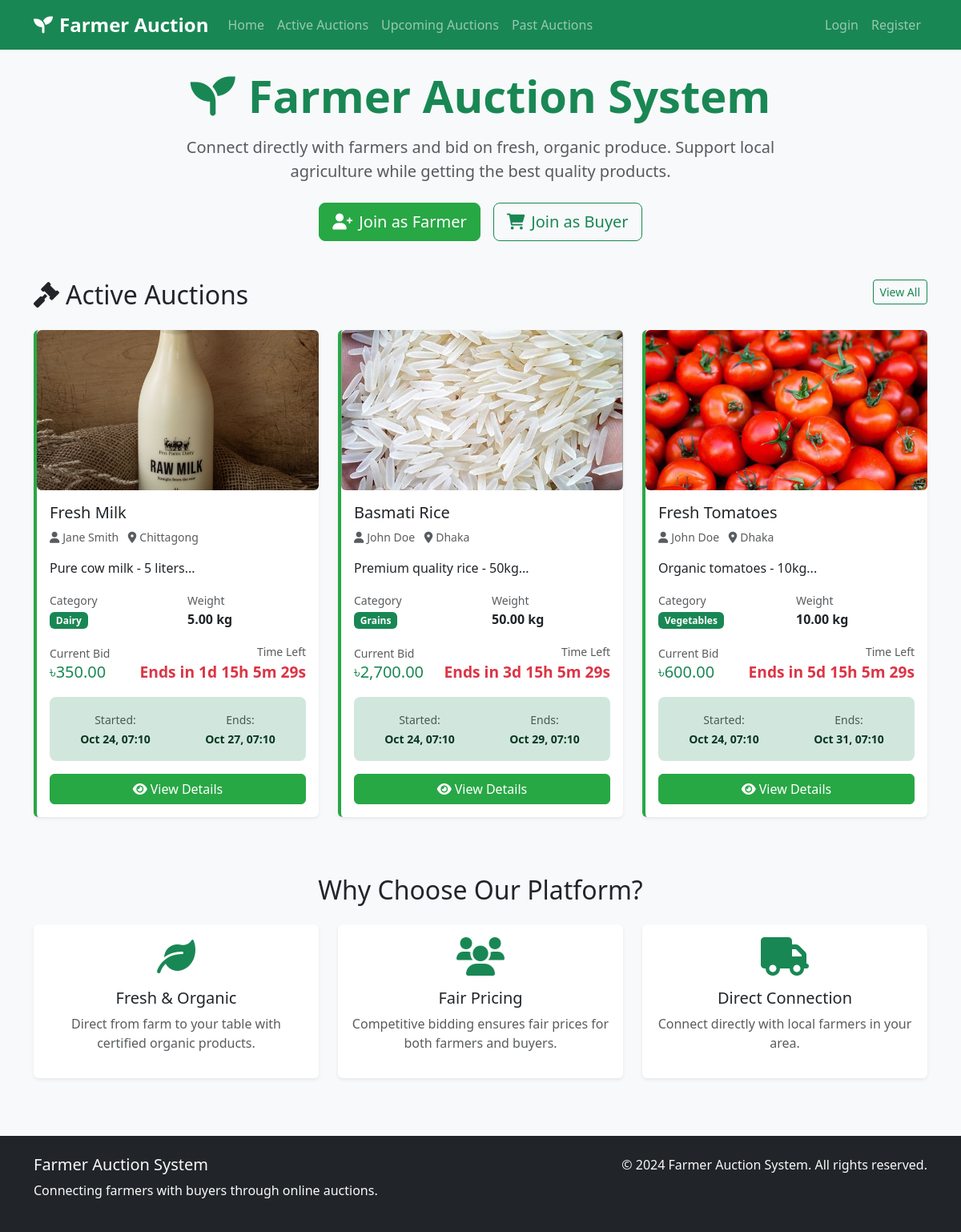
The page / on the database its author committed.
### tables this page shows
CREATE TABLE IF NOT EXISTS Auctions (
    auction_id INT PRIMARY KEY AUTO_INCREMENT,
    product_id INT NOT NULL,
    start_time DATETIME NOT NULL,
    end_time DATETIME NOT NULL,
    status ENUM('Active', 'Closed', 'Cancelled') DEFAULT 'Active',
    current_highest_bid DECIMAL(10,2) DEFAULT 0,
    created_at TIMESTAMP DEFAULT CURRENT_TIMESTAMP,
    FOREIGN KEY (product_id) REFERENCES Products(product_id) ON DELETE CASCADE
);

CREATE TABLE IF NOT EXISTS Products (
    product_id INT PRIMARY KEY AUTO_INCREMENT,
    farmer_id INT NOT NULL,
    product_name VARCHAR(100) NOT NULL,
    description TEXT,
    category VARCHAR(50),
    starting_bid DECIMAL(10,2) NOT NULL,
    weight DECIMAL(10,2),
    certification VARCHAR(50),
    created_at TIMESTAMP DEFAULT CURRENT_TIMESTAMP,
    FOREIGN KEY (farmer_id) REFERENCES Farmers(farmer_id) ON DELETE CASCADE
);

CREATE TABLE IF NOT EXISTS Farmers (
    farmer_id INT PRIMARY KEY AUTO_INCREMENT,
    name VARCHAR(100) NOT NULL,
    email VARCHAR(100) UNIQUE NOT NULL,
    password VARCHAR(255) NOT NULL,
    phone VARCHAR(20),
    address TEXT,
    farm_location VARCHAR(255),
    created_at TIMESTAMP DEFAULT CURRENT_TIMESTAMP
);

### config/session.php (called while the page is built, shortened)
<?php
function isLoggedIn() {
    return isset($_SESSION['user_id']) && isset($_SESSION['user_type']);
}
?>

### index.php (the view, shortened to what this page needs)
<?php
require_once 'config/session.php';
include 'includes/header.php';
$database = new Database();
$db = $database->getConnection();
$query = "SELECT a.*, p.product_name, p.description, p.category, p.weight, p.certification,
          f.name as farmer_name, f.farm_location,
          (SELECT image_path FROM ProductImages WHERE product_id = p.product_id LIMIT 1) as main_image
          FROM Auctions a
          JOIN Products p ON a.product_id = p.product_id
          JOIN Farmers f ON p.farmer_id = f.farmer_id
          WHERE a.status = 'Active' AND a.start_time <= NOW() AND a.end_time > NOW()
          ORDER BY a.end_time ASC
          LIMIT 6";
$stmt = $db->prepare($query);
$stmt->execute();
$auctions = $stmt->fetchAll(PDO::FETCH_ASSOC);
?>
<div class="container mt-4">
    <div class="row mb-5">
        <div class="col-lg-8 mx-auto text-center">
            <h1 class="display-4 fw-bold text-success mb-3">
                <i class="fas fa-seedling me-3"></i>Farmer Auction System
            </h1>
            <p class="lead text-muted mb-4">
                Connect directly with farmers and bid on fresh, organic produce.
                Support local agriculture while getting the best quality products.
            </p>
            <div class="d-flex justify-content-center gap-3">
                <a href="register.php" class="btn btn-success btn-lg">
                    <i class="fas fa-user-plus me-2"></i>Join as Farmer
                </a>
                <a href="register.php" class="btn btn-outline-success btn-lg">
                    <i class="fas fa-shopping-cart me-2"></i>Join as Buyer
                </a>
            </div>
        </div>
    </div>
    <div class="row">
        <div class="col-12">
            <h2 class="mb-4">
                <i class="fas fa-gavel me-2"></i>Active Auctions
                <a href="auctions.php" class="btn btn-outline-success btn-sm float-end">View All</a>
            </h2>
        </div>
    </div>
    <div class="row">
        <?php if (empty($auctions)): ?>
            <div class="col-12">
                <div class="alert alert-info text-center">
                    <i class="fas fa-info-circle me-2"></i>
                    No active auctions at the moment. Check back later!
                </div>
            </div>
        <?php else: ?>
            <?php foreach ($auctions as $auction): ?>
                <div class="col-lg-4 col-md-6 mb-4">
                    <div class="card auction-card h-100" data-auction-id="<?php echo $auction['auction_id']; ?>">
                        <?php if ($auction['main_image']): ?>
                            <img src="<?php echo $auction['main_image']; ?>" class="card-img-top product-image" alt="<?php echo htmlspecialchars($auction['product_name']); ?>">
                        <?php else: ?>
                            <div class="card-img-top bg-light d-flex align-items-center justify-content-center" style="height: 200px;">
                                <i class="fas fa-image fa-3x text-muted"></i>
                            </div>
                        <?php endif; ?>
                        <div class="card-body">
                            <h5 class="card-title"><?php echo htmlspecialchars($auction['product_name']); ?></h5>
                            <p class="card-text text-muted small">
                                <i class="fas fa-user me-1"></i><?php echo htmlspecialchars($auction['farmer_name']); ?>
                                <span class="ms-2"><i class="fas fa-map-marker-alt me-1"></i><?php echo htmlspecialchars($auction['farm_location']); ?></span>
                            </p>
                            <p class="card-text"><?php echo htmlspecialchars(substr($auction['description'], 0, 100)) . '...'; ?></p>
                            <div class="row mb-3">
                                <div class="col-6">
                                    <small class="text-muted">Category</small><br>
                                    <span class="badge bg-success"><?php echo htmlspecialchars($auction['category']); ?></span>
                                </div>
                                <div class="col-6">
                                    <small class="text-muted">Weight</small><br>
                                    <strong><?php echo $auction['weight']; ?> kg</strong>
                                </div>
                            </div>
                            <div class="d-flex justify-content-between align-items-center mb-3">
                                <div>
                                    <small class="text-muted">Current Bid</small><br>
                                    <span class="h5 text-success current-bid">৳<?php echo number_format($auction['current_highest_bid'], 2); ?></span>
                                </div>
                                <div class="text-end">
                                    <small class="text-muted">Time Left</small><br>
                                    <span class="countdown-timer" data-end-time="<?php echo $auction['end_time']; ?>" data-start-time="<?php echo $auction['start_time']; ?>">
                                    </span>
                                </div>
                            </div>
                            <div class="alert alert-success mb-3">
                                <div class="row text-center">
                                    <div class="col-6">
                                        <small class="text-muted">Started:</small><br>
                                        <small><strong><?php echo date('M j, H:i', strtotime($auction['start_time'])); ?></strong></small>
                                    </div>
                                    <div class="col-6">
                                        <small class="text-muted">Ends:</small><br>
                                        <small><strong><?php echo date('M j, H:i', strtotime($auction['end_time'])); ?></strong></small>
                                    </div>
                                </div>
                            </div>
                            <div class="d-grid gap-2">
                                <a href="auction_details.php?id=<?php echo $auction['auction_id']; ?>" class="btn btn-success">
                                    <i class="fas fa-eye me-1"></i>View Details
                                </a>
                            </div>
                        </div>
                    </div>
                </div>
            <?php endforeach; ?>
        <?php endif; ?>
    </div>
    <div class="row mt-5">
        <div class="col-12">
            <h2 class="text-center mb-4">Why Choose Our Platform?</h2>
        </div>
        <div class="col-md-4 text-center mb-4">
            <div class="card h-100">
                <div class="card-body">
                    <i class="fas fa-leaf fa-3x text-success mb-3"></i>
                    <h5>Fresh & Organic</h5>
                    <p class="text-muted">Direct from farm to your table with certified organic products.</p>
                </div>
            </div>
        </div>
        <div class="col-md-4 text-center mb-4">
            <div class="card h-100">
                <div class="card-body">
                    <i class="fas fa-users fa-3x text-success mb-3"></i>
                    <h5>Fair Pricing</h5>
                    <p class="text-muted">Competitive bidding ensures fair prices for both farmers and buyers.</p>
                </div>
            </div>
        </div>
        <div class="col-md-4 text-center mb-4">
            <div class="card h-100">
                <div class="card-body">
                    <i class="fas fa-truck fa-3x text-success mb-3"></i>
                    <h5>Direct Connection</h5>
                    <p class="text-muted">Connect directly with local farmers in your area.</p>
                </div>
            </div>
        </div>
    </div>
</div>
<?php include 'includes/footer.php'; ?>

### includes/header.php (shortened to what this page needs)
<!DOCTYPE html>
<html lang="en">
<head>
    <link href="https://cdn.jsdelivr.net/npm/bootstrap@5.3.0/dist/css/bootstrap.min.css" rel="stylesheet">
    <link href="https://cdnjs.cloudflare.com/ajax/libs/font-awesome/6.0.0/css/all.min.css" rel="stylesheet">
    <link href="/farmer_auction/assets/css/style.css" rel="stylesheet">
</head>
<body>
    <nav class="navbar navbar-expand-lg navbar-dark bg-success">
        <div class="container">
            <a class="navbar-brand" href="/farmer_auction/index.php">
                <i class="fas fa-seedling me-2"></i>Farmer Auction
            </a>
            <div class="collapse navbar-collapse" id="navbarNav">
                <ul class="navbar-nav me-auto">
                    <li class="nav-item">
                        <a class="nav-link" href="/farmer_auction/index.php">Home</a>
                    </li>
                    <li class="nav-item">
                        <a class="nav-link" href="/farmer_auction/auctions.php">Active Auctions</a>
                    </li>
                    <li class="nav-item">
                        <a class="nav-link" href="/farmer_auction/upcoming_auctions.php">Upcoming Auctions</a>
                    </li>
                    <li class="nav-item">
                        <a class="nav-link" href="/farmer_auction/past_auctions.php">Past Auctions</a>
                    </li>
                </ul>
                <ul class="navbar-nav">
                    <?php if (isLoggedIn()): ?>
                        <li class="nav-item dropdown">
                            <a class="nav-link dropdown-toggle" href="#" id="navbarDropdown" role="button" data-bs-toggle="dropdown">
                                <i class="fas fa-user me-1"></i><?php echo $_SESSION['name']; ?>
                            </a>
                            <ul class="dropdown-menu">
                                <li><a class="dropdown-item" href="/farmer_auction/profile.php">Profile</a></li>
                                <li><a class="dropdown-item" href="/farmer_auction/logout.php">Logout</a></li>
                            </ul>
                        </li>
                    <?php else: ?>
                        <li class="nav-item">
                            <a class="nav-link" href="/farmer_auction/login.php">Login</a>
                        </li>
                        <li class="nav-item">
                            <a class="nav-link" href="/farmer_auction/register.php">Register</a>
                        </li>
                    <?php endif; ?>
                </ul>
            </div>
        </div>
    </nav>

### includes/footer.php (shortened to what this page needs)
    <footer class="bg-dark text-light py-4 mt-5">
        <div class="container">
            <div class="row">
                <div class="col-md-6">
                    <h5>Farmer Auction System</h5>
                    <p>Connecting farmers with buyers through online auctions.</p>
                </div>
                <div class="col-md-6 text-md-end">
                    <p>&copy; 2024 Farmer Auction System. All rights reserved.</p>
                </div>
            </div>
        </div>
    </footer>
</body>
</html>

### assets/css/style.css (style rules this page uses)
body { font-family: 'Segoe UI', Tahoma, Geneva, Verdana, sans-serif; background-color: #f8f9fa; }
.navbar-brand { font-weight: bold; font-size: 1.5rem; }
.card { border: none; box-shadow: 0 0.125rem 0.25rem rgba(0, 0, 0, 0.075); transition: transform 0.2s ease-in-out; }
.auction-card { border-left: 4px solid #28a745; }
.countdown-timer { font-size: 1.2rem; font-weight: bold; color: #dc3545; }
.product-image { width: 100%; height: 200px; object-fit: cover; border-radius: 0.375rem; }
.btn-success { background-color: #28a745; border-color: #28a745; }
.alert { border: none; border-radius: 0.5rem; }

### rows shown on the page
auctions: shows a picture, product.product_name "Fresh Milk", farmers.name "Jane Smith", farmers.farm_location "Chittagong", product.description "Pure cow milk - 5 liters", product.category "Dairy", product.weight "5.00", current_highest_bid "350.00", start_time "Oct 24, 07:10", end_time "Oct 27, 07:10"
auctions: shows a picture, product.product_name "Basmati Rice", farmers.name "John Doe", farmers.farm_location "Dhaka", product.description "Premium quality rice - 50kg", product.category "Grains", product.weight "50.00", current_highest_bid "2,700.00", start_time "Oct 24, 07:10", end_time "Oct 29, 07:10"
auctions: shows a picture, product.product_name "Fresh Tomatoes", farmers.name "John Doe", farmers.farm_location "Dhaka", product.description "Organic tomatoes - 10kg", product.category "Vegetables", product.weight "10.00", current_highest_bid "600.00", start_time "Oct 24, 07:10", end_time "Oct 31, 07:10"
